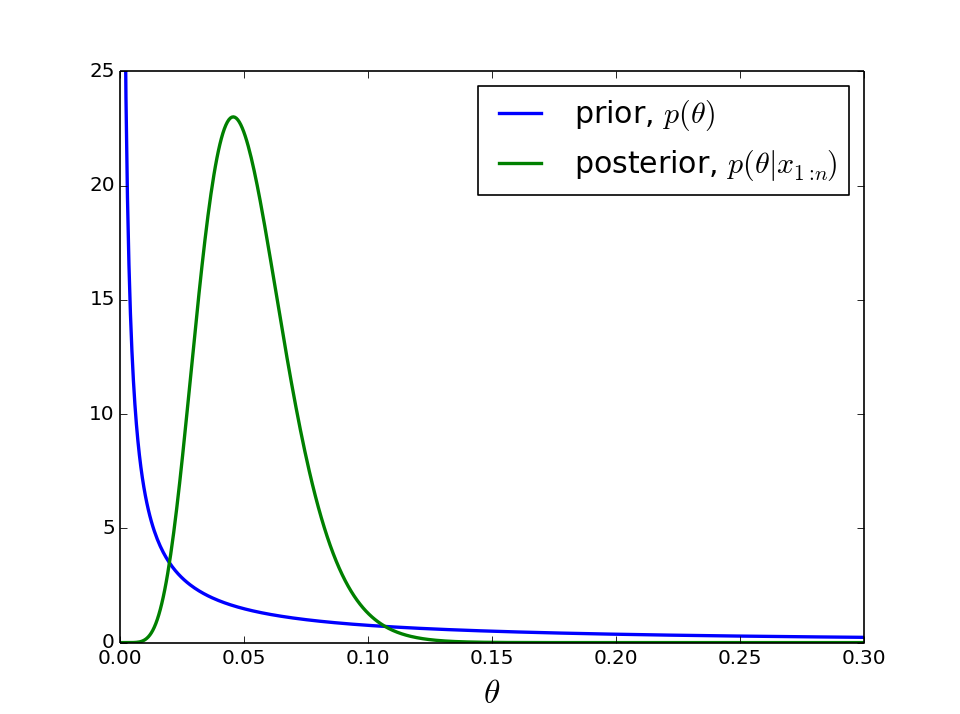

Reproduce this figure in Julia.
# WARNING: If this file is edited, paper.tex may also need to be updated.
using Distributions
if false
    theta_0 = 1/18
    n = 8
    D = Exponential(1/theta_0)
    x = rand(D,n)
    for i = 1:n; @printf("%.1f, ",x[i]); end
end

using PyPlot
draw_now() = (pause(0.001); get_current_fig_manager()[:window][:raise_]())

# Data
x = [20.9, 69.7, 3.6, 21.8, 21.4, 0.4, 6.7, 10.0]
n = length(x)

# Prior: Gamma(a,b)
a = 0.1
b = 1.0

# Gamma density
f(t,a,b) = exp((a-1)*log(t) - b*t + a*log(b) - lgamma(a))

# Make plots
figure(1); clf(); hold(true)
t = linspace(eps(),0.3,500)
# Plot prior
plot(t,f(t,a,b),label="prior, \$p(\\theta)\$",linewidth=2)
# Plot posterior
A = a + n
B = b + sum(x)
plot(t,f(t,A,B),label="posterior, \$p(\\theta|x_{1:n})\$",linewidth=2)
# Adjust plot settings
ylim(0,25)
xlabel("\$\\theta\$",fontsize=20)
legend(loc=1,fontsize=18)
draw_now()
# Save figure
#savefig("homework.png",dpi=120)



